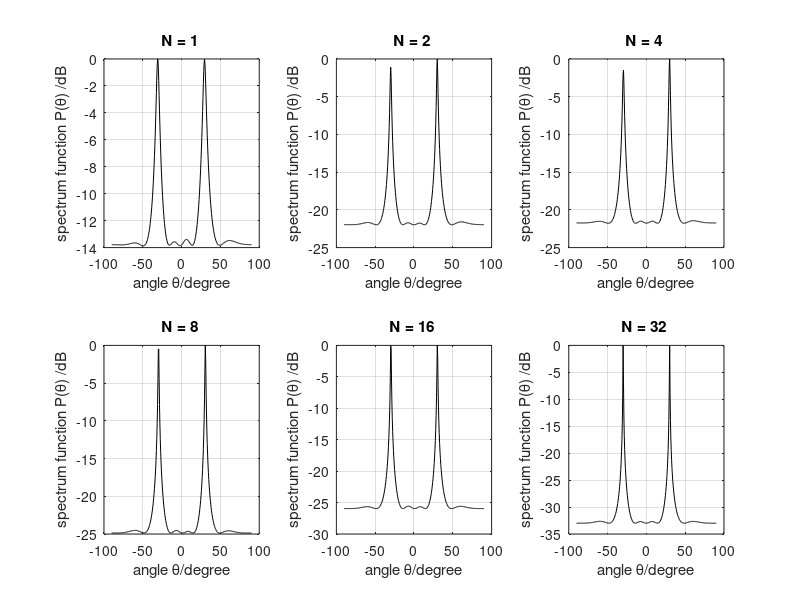

MATLAB code for this plot: (Note: this script raises an error after producing the figure.)
%MUSIC Simulation
% No of SnapShots
clc
clear all
close all
format long %The data show that as long shaping scientific

for kk = 1:6
    
%Transmitter
doa=[-30 30]/180*pi; %Direction of arrival
%N=1*ceil(5*(2^(kk/1.3))/10);%Snapshots
N=2^(kk-1);
w=[pi/4 pi/3]';%Frequency
M=8;%Number of array elements
P=length(w); %The number of signal
lambda=150;%Wavelength
d=lambda/2;%Element spacing

D=zeros(P,M); %To creat a matrix with P row and M column
for k=1:P
D(k,:)=exp(-j*2*pi*d*sin(doa(k))/lambda*[0:M-1]); %Assignment matrix
end
D=D';
xx=2*exp(j*(w*[1:N])); %Simulate message signal
x=D*xx; %Signal after beamforming at transmitter

%Channel
snr=0;%SNR
x=x+awgn(x,snr);%Insert Gaussian white noise

%Reciever
Sx=x*x'; %Data covarivance matrix
J=fliplr(eye(M)); %Exchange matrix
Sx=Sx+J*conj(Sx)*J;
[nn,vv]=eig(Sx); %Find the eigenvalues and eigenvectors of Sx
NN=nn(:,1:M-P); %Estimate noise subspace
%Creating array manifold vector V
theta=-90:0.5:90; %Peak search
for ii=1:length(theta)
V=zeros(1,length(M));%array manifold vector
for jj=0:M-1
V(1+jj)=exp(-j*2*jj*pi*d*sin(theta(ii)/180*pi)/lambda);
end

%Solution for MUSIC constrainted equations
PP=V*(NN*NN')*V';
Pmusic(ii)=abs(1/ PP);
end
Pmusic=10*log10(Pmusic/max(Pmusic)); %Spatial spectrum function

subplot(2,3,kk)
plot(theta,Pmusic,'-k')
xlabel('angle \theta/degree')
ylabel('spectrum function P(\theta) /dB')
title(['N = ',num2str(N),' '])
grid on

end
 sgtitle('MUSIC-NO OF SNAPSHOTS');